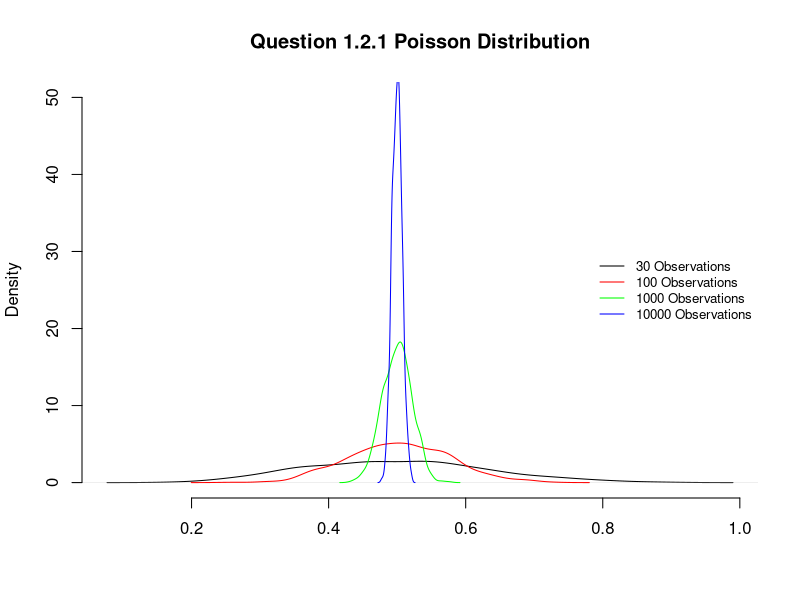
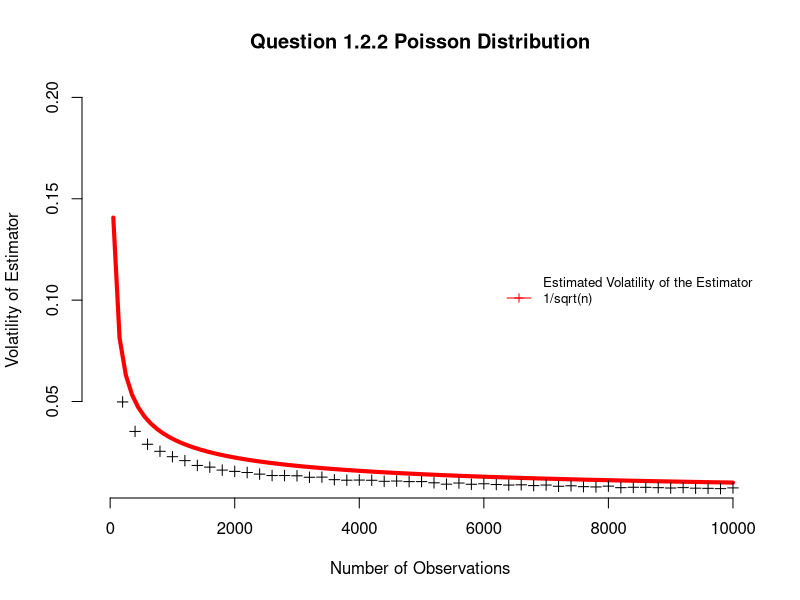

Write the R code that produced these figures, in order.

#######################################################################################################
#HEC Lausanne - MScF
#Data Science for Finance
#Exercise Session 2 - 27.09.2019
#Marceau Pierron, Taulant Ukshini, David Sasselli
#######################################################################################################


#######################################################################################################
#Question 2.1
#######################################################################################################

mutotal=c()

size=c(30,100,1000,10000)

for(i in size){
	mu=c()
	for(j in 1:1000){
		x=rpois(i,0.5)
		s=mean(x)
		mu=c(mu,s)
	}

	mutotal=cbind(mutotal,mu)

}

colours=c("black","red","green","blue")

par(bty="n")

plot(density(mutotal[,1]),
    ylim=c(0,50),
    col="black",
    main="Question 1.2.1 Poisson Distribution",
    xlab="")

for(k in c(2,3,4)){
    lines(density(mutotal[,k]),
        col=colours[k])
}

legend(x="right",y=0.92,c("30 Observations","100 Observations","1000 Observations","10000 Observations"),
    cex=0.8,
    lty=1,
    col=colours,
    box.lty=0
)


#######################################################################################################
#Question 2.2
#######################################################################################################

mu_func = function(n){
    mu=c()
	for(j in 1:1000){
		x=rpois(n,0.5)
		s=mean(x)
		mu=c(mu,s)
	}

    return(sd(mu))

}

func_1 = function(x){
    return(1/sqrt(x))
}

par(bty="n")

plot(func_1,
    main="Question 1.2.2 Poisson Distribution",
    col="red",
    col.main="black",
    lwd=4,
    xlab="Number of Observations",
    ylab="Volatility of Estimator",
    xlim=c(-50,10000),
    ylim=c(0.01,0.2)
)

i=0

while(i <= 10000){
    points(i,mu_func(i),pch=3)
    i=i+200
}

legend(x="right",y=0.92,c("Estimated Volatility of the Estimator","1/sqrt(n)"),
    cex=0.8,
    lty=c(NA,1),
    col=c("black","red"),
    pch=c(NA,3),
    box.lty=0
)

#nora.koennyu@unil.ch